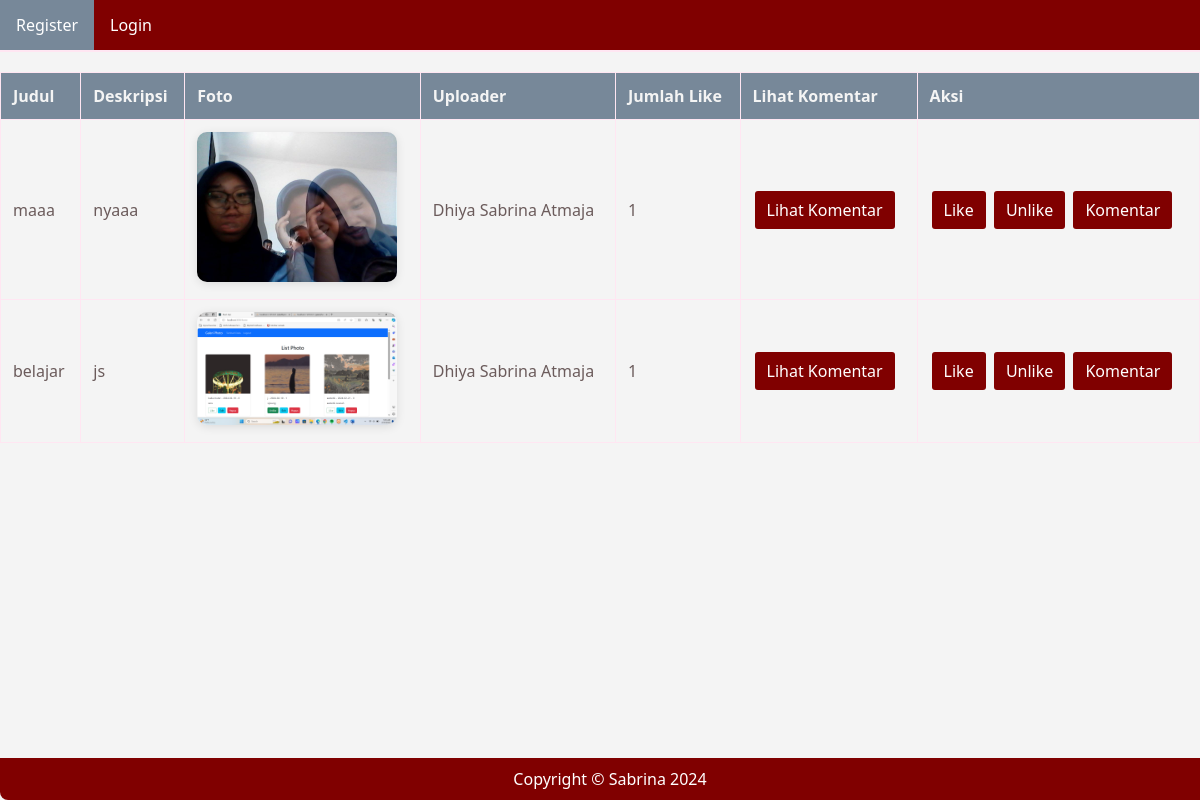
The page / on the database its author committed.
### tables this page shows
CREATE TABLE `foto` (
  `fotoid` int(11) NOT NULL,
  `judulfoto` varchar(255) NOT NULL,
  `deskripsifoto` text NOT NULL,
  `tanggalunggah` date NOT NULL,
  `lokasifile` varchar(255) NOT NULL,
  `albumid` int(11) NOT NULL,
  `userid` int(11) NOT NULL
);

CREATE TABLE `user` (
  `userid` int(11) NOT NULL,
  `username` varchar(255) NOT NULL,
  `password` varchar(255) NOT NULL,
  `email` varchar(255) NOT NULL,
  `namalengkap` varchar(255) NOT NULL,
  `alamat` text NOT NULL
);

### index.php (the view, shortened to what this page needs)
<!DOCTYPE html>
<html lang="en">
<head>
</head>
<body>
    <?php
        if(!isset($_SESSION['userid'])){
    ?>
            <ul>
                <li><a href="register.php">Register</a></li>
                <li><a href="login.php">Login</a></li>
            </ul>
    <?php
        }
    ?>
    <table width="100%" border="1" cellpadding="5" cellspacing="0">
        <tr>
            <th>Judul</th>
            <th>Deskripsi</th>
            <th>Foto</th>
            <th>Uploader</th>
            <th>Jumlah Like</th>
            <th>Lihat Komentar</th>
            <th>Aksi</th>
        </tr>
        <?php
            include "koneksi.php";
            $sql = mysqli_query($conn, "SELECT * FROM foto,user WHERE foto.userid=user.userid ORDER BY foto.fotoid DESC");
            while($data=mysqli_fetch_array($sql)){
        ?>
            <tr>
                <td><?=$data['judulfoto']?></td>
                <td><?=$data['deskripsifoto']?></td>
                <td>
                    <img src="gambar/<?=$data['lokasifile']?>" width="200px">
                </td>
                <td><?=$data['namalengkap']?></td>
                <td>
                    <?php
                        $fotoid=$data['fotoid'];
                        $sql2=mysqli_query($conn,"SELECT * FROM likefoto WHERE fotoid='$fotoid'");
                        echo mysqli_num_rows($sql2);
                    ?>
                </td>
                <td>
                    <a href="lihatkomentar.php?fotoid=<?=$data['fotoid']?>">Lihat Komentar</a>
                </td>
                <td>
                    <a href="like.php?fotoid=<?=$data['fotoid']?>">Like</a>
                    <a href="like.php?fotoid=<?=$data['fotoid']?>">Unlike</a>
                    <a href="komentar.php?fotoid=<?=$data['fotoid']?>">Komentar</a>
                </td>
            </tr>
        <?php
            }
        ?>
    </table>
    <footer>Copyright © Sabrina 2024 </footer>
</body>
</html>

### index.php (style rules this page uses)
body { font-family: 'Segoe UI', Tahoma, Geneva, Verdana, sans-serif; margin: 0; padding: 0; background-color: #f4f4f4; color: #6b5b5b; }
ul { list-style-type: none; margin: 0; padding: 0; overflow: hidden; background-color: #800000; border-bottom: 2px solid #ffe6f2; }
li { float: left; }
li a { display: block; color: #ffffff; text-align: center; padding: 14px 16px; text-decoration: none; }
th { background-color: #778899; color: #f4f4f4; padding: 12px; text-align: center; }
td a { text-decoration: none; padding: 8px 12px; margin: 2px; display: inline-block; background-color: #800000; color: #ffffff; border-radius: 3px; }
table { width: 100%; border-collapse: collapse; margin-top: 20px; }
th, td { border: 1px solid #ffe6f2; padding: 12px; text-align: left; }
img { max-width: 100%; height: auto; border-radius: 10px; box-shadow: 0px 2px 10px rgba(0, 0, 0, 0.1); max-height: 150px; }
footer { background-color: #800000; color: white; padding: 10px; text-align: center; border-radius: 0 0 8px 8px; position: fixed; bottom: 0; width: 100%; }

### rows shown on the page
foto: judulfoto "maaa", deskripsifoto "nyaaa", lokasifile (picture), userid.namalengkap "Dhiya Sabrina Atmaja", mysqli_num_rows($sql2) "1"
foto: judulfoto "belajar", deskripsifoto "js", lokasifile (picture), userid.namalengkap "Dhiya Sabrina Atmaja", mysqli_num_rows($sql2) "1"
